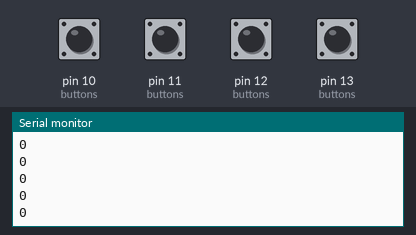
Recording of a sketch running on a simulated Arduino Uno, built with avr-gcc and run on an emulated ATmega328P. On the bench: the last lines printed to the serial monitor. Inputs (shaded band) come from the test bench; at power-on: pin 10 (buttons), pin 11 (buttons), pin 12 (buttons), pin 13 (buttons) HIGH.

Above: at 1.2 s.
1.3 s: pin 10 (buttons) pulled LOW for 0.15 s
At 2.0 s:
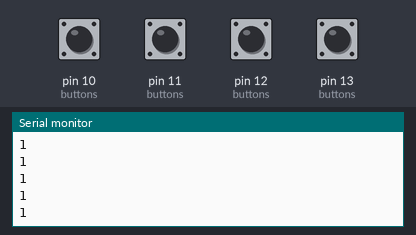
2.9 s: pin 12 (buttons) pulled LOW for 0.15 s
At 3.7 s:
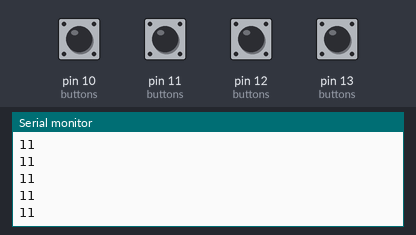
4.5 s: pin 11 (buttons) pulled LOW for 0.15 s
At 5.4 s:
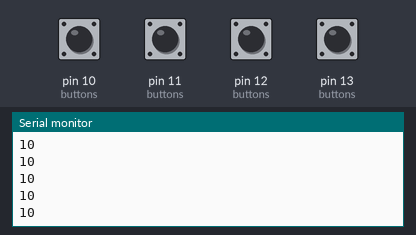
6.1 s: pin 11 (buttons) pulled LOW for 1 s
At 7.0 s:
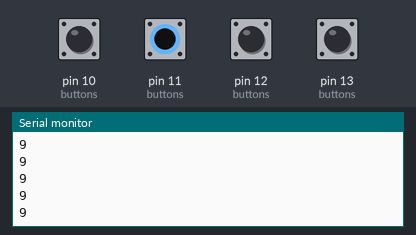
8.6 s: pin 13 (buttons) pulled LOW for 0.15 s
At 9.6 s:
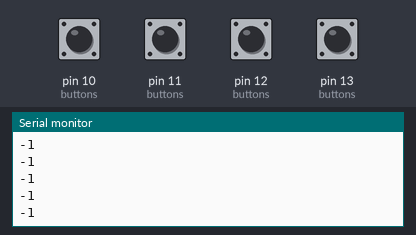
10.2 s: pin 13 (buttons) pulled LOW for 1 s
At 11.2 s:
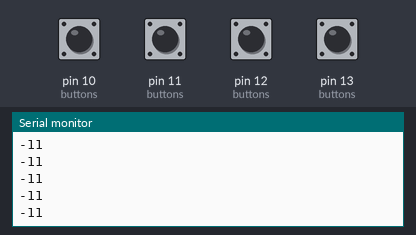
Timing chart, 0 to 13.2 s (numbered marks = the images above; inputs shaded):
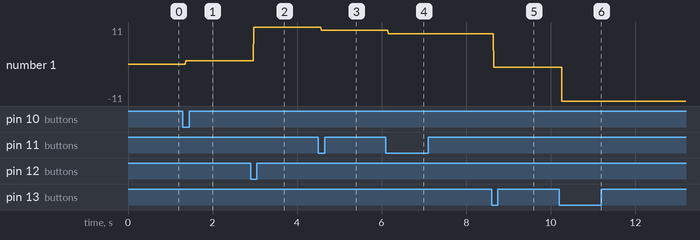

The sketch:

button_read_counter.ino
```cpp
#define oneBTN    10
#define tenBTN    11
#define fifBTN    12
#define hundBTN   13
#define fillera   6
#define fillerb   5

//Array used to store button pin values
int buttons[] = {oneBTN, tenBTN, fifBTN, hundBTN};

//Array used to set previous button states
int prevButtonState[] = {HIGH, HIGH, HIGH, HIGH};

//Determine how many buttons are being used
const int NUMBUTTONS = sizeof buttons / sizeof buttons[0];

//Arrays to hold temp button info
int buttonCheck[NUMBUTTONS];
int buttonRead[NUMBUTTONS];
int buttonState[NUMBUTTONS];

//Debounce Button Values
long prevDebounceTime = 0;
long debounceDelay = 50;

void setup()
{
  //setup Arduino Serial Port
  Serial.begin(115200);
  Serial.println("Start of Sketch");

  //Set buttons as inputs
  for (int i=0; i<NUMBUTTONS; i++) {
    pinMode(buttons[i], INPUT);
    digitalWrite(buttons[i], HIGH);
  }
}

int counter=0;

void checkStates(){


if(buttonCheck[0]){
  buttonCheck[0]=0;
  counter++;
}

if(buttonCheck[1]){
  buttonCheck[1]=0;
  counter--;
}

  if(buttonCheck[2]){
  buttonCheck[2]=0;
  counter=counter+10;
}

if(buttonCheck[3]){
  buttonCheck[3]=0;
  counter=counter-10;
}


}

void loop()
{
  unsigned int time = 0;
  checkPhysButtons();
  checkStates();

//  //Serial.print("1 Button: ");
//  Serial.print(buttonCheck[0]);
//  //Serial.print("10 Button: ");
//  Serial.print(buttonCheck[1]);
//  //Serial.print("50 Button: ");
//  Serial.print(buttonCheck[2]);
//  //Serial.print("100 Button: ");
//  Serial.println(buttonCheck[3]);

Serial.println(counter);

delay(10);

}

void checkPhysButtons()
{
  int j;

  for (j=0; j < NUMBUTTONS; j++) {
    buttonRead[j] = digitalRead(buttons[j]);

    if(buttonRead[j] != prevButtonState[j]) {
      prevDebounceTime = millis();
    }

    if ((millis() - prevDebounceTime) > debounceDelay) {
      if (buttonRead[j] != buttonState[j]) {
        buttonState[j] = buttonRead[j];
        if (buttonState[j] == LOW) {
          buttonCheck[j] = 1;
        }else{
          buttonCheck[j] = 0;
        }
      }
    }
    prevButtonState[j] = buttonRead[j];
  }
}
```

Measured:
- after the input at 1.3 s, the serial monitor: prints a new line after 0.07 s (image 1)
- after the input at 2.9 s, the serial monitor: prints a new line after 0.07 s (image 2)
- after the input at 4.5 s, the serial monitor: prints a new line after 0.07 s (image 3)
- after the input at 6.1 s, the serial monitor: prints a new line after 0.06 s (image 4)
- after the input at 8.6 s, the serial monitor: prints a new line after 0.05 s (image 5)
- after the input at 10.2 s, the serial monitor: prints a new line after 0.07 s (image 6)
- plotted number 1: 0 → 1 after the input at 1.3 s, 1 → 11 after the input at 2.9 s, 11 → 10 after the input at 4.5 s, 10 → 9 after the input at 6.1 s, 9 → -1 after the input at 8.6 s
